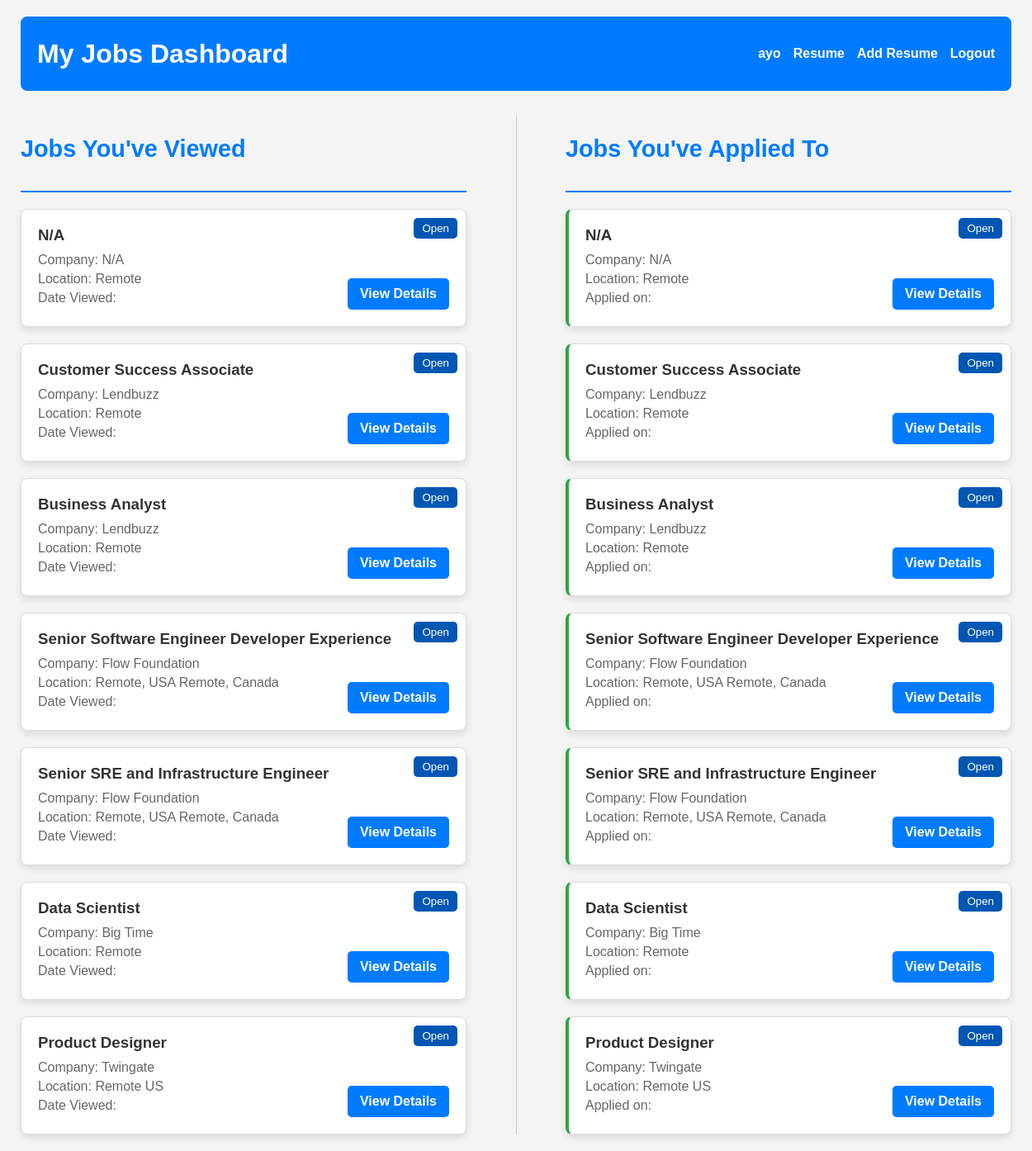
Page /jobs_dashboard/ (signed in) on the committed database.
### remote/models.py (models this page shows)
class Job(models.Model):
    title = models.CharField(max_length=100)
    description = models.TextField()
    location = models.CharField(max_length=30)
    company_name = models.CharField(max_length=100)
    created_at = models.DateTimeField(auto_now_add=True)
    recruiter = models.ForeignKey(Profile, on_delete=models.CASCADE)
    category = models.ForeignKey(Category, on_delete=models.CASCADE, default=1)
    featured = models.BooleanField(default=False)
    views_count = models.IntegerField(default=0)
    viewed_date = models.DateTimeField(auto_now=True)
    apply_url = models.URLField(max_length=255, blank=True, null=True)
    status = models.CharField(
        max_length=10,
        choices=[('open', 'Open'), ('closed', 'Closed')],
        default='open',
    )
    def __str__(self):
        return self.title

### remote/views.py (the view)
# urls.py: path('jobs_dashboard/', views.jobs_dashboard, name='jobs_dashboard'),
@login_required
def jobs_dashboard(request):
    profile = Profile.objects.get(user=request.user)
    jobs = profile.viewed_jobs.all()
    applied_jobs = profile.applied_jobs.all()
    print(jobs)
    print(applied_jobs)
    context = {
        'profile': profile,
        'jobs': jobs,
        'applied_jobs': applied_jobs
    }
    return render(request, 'jobs.html', context)

### remote/templates/jobs.html (shortened to what this page needs)
<!DOCTYPE html>
<html lang="en">
<head>
    {% load static %}
    <link rel="stylesheet" href="{% static 'css/job.css' %}">
</head>
<body>
    <div class="dashboard-container">
        <header class="dashboard-header">
            <h1>My Jobs Dashboard</h1>
            <nav>
                <ul>
                    <li><a href="{% url 'get_profile' profile.id %}">{{user.username}}</a></li>
                    <li><a href="#" class="view-cv-btn">Resume</a></li>
                    <li><a href="#" class="add-cv-btn">Add Resume</a></li>
                    <li><a href="/logout/">Logout</a></li>
                </ul>
            </nav>
        </header>
        <div class="jobs-grid-container">
            <section class="job-section">
                <div class="section-header">
                    <h2>Jobs You've Viewed</h2>
                </div>
                <div class="job-list" id="viewed-jobs">
                    {% for job in jobs %}
                    <div class="job-card">
                        <button class="status-btn {{ job.status }}" style="float: right;">
                            {{ job.get_status_display }}
                        </button>
                        <h3>{{ job.title }}</h3>
                        <p>Company: {{ job.company_name }}</p>
                        <p>Location: {{ job.location }}</p>
                        <p>Date Viewed: {{ job.jobview_set.first.viewed_at|date:"F j, Y" }}</p>
                        <a href="{% url 'job_details' job.id %}">
                            <button class="details-btn">View Details</button>
                        </a>
                    </div>
                    {% empty %}
                    <p>You haven't viewed any jobs yet.</p>
                    {% endfor %}
                </div>
            </section>
            <section class="job-section">
                <div class="section-header">
                    <h2>Jobs You've Applied To</h2>
                </div>
                <div class="job-list" id="applied-jobs">
                    {% for job in applied_jobs %}
                    <div class="job-card applied">
                        <button class="status-btn {{ job.status }}" style="float: right;">
                            {{ job.get_status_display }}
                        </button>
                        <h3>{{ job.title }}</h3>
                        <p>Company: {{ job.company_name }}</p>
                        <p>Location: {{ job.location }}</p>
                        <p>Applied on: {{ job.jobview_set.first.viewed_at|date:"F j, Y" }}</p>
                        <a href="{% url 'job_details' job.id %}">
                            <button class="details-btn">View Details</button>
                        </a>
                    </div>
                    {% empty %}
                    <p>You haven't applied to any jobs yet.</p>
                    {% endfor %}
                </div>
            </section>
        </div>
    </div>
</body>

### remote/static/css/job.css (style rules this page uses)
body { font-family: 'Arial', sans-serif; background-color: #f4f4f4; margin: 0; padding: 0; color: #333; }
.dashboard-container { width: 100%; max-width: 1200px; margin: 0 auto; padding: 20px; }
.dashboard-header { display: flex; justify-content: space-between; align-items: center; background-color: #007bff; color: white; padding: 20px; border-radius: 8px; }
.dashboard-header h1 { margin: 0; }
.dashboard-header nav ul { list-style: none; display: flex; gap: 15px; }
.dashboard-header nav ul li { display: inline; }
.dashboard-header nav ul li a { color: white; text-decoration: none; font-weight: bold; }
.jobs-grid-container { display: flex; justify-content: space-between; margin-top: 30px; }
.job-section { width: 45%; }
.section-header { border-bottom: 2px solid #007bff; padding-bottom: 10px; margin-bottom: 20px; }
.section-header h2 { font-size: 1.8em; color: #007bff; }
.job-list { display: flex; flex-direction: column; gap: 20px; }
.job-card { background-color: #fff; border: 1px solid #ddd; border-radius: 8px; padding: 20px; box-shadow: 0 4px 8px rgba(0, 0, 0, 0.1); transition: all 0.3s ease-in-out; position: relative; }
.job-card h3 { color: #333; margin: 0 0 10px 0; }
.job-card p { margin: 5px 0; color: #666; }
.job-card.applied { border-left: 4px solid #28a745; }
.details-btn { display: inline-block; background-color: #007bff; color: white; border: none; border-radius: 5px; padding: 10px 15px; text-align: center; font-size: 1rem; font-weight: bold; cursor: pointer; transition: background-color 0.3s ease-in-out; position: absolute; bottom: 20px; right: 20px; }
.status-btn { position: absolute; top: 10px; right: 10px; padding: 5px 10px; border: none; border-radius: 5px; color: white; cursor: pointer; }
.status-btn.open { background-color: #0056b3; }
.details-btn { background-color: #007bff; color: white; border: none; padding: 10px 15px; border-radius: 5px; cursor: pointer; text-align: center; text-decoration: none; }

### remote/templates/jobs.html (style rules this page uses)
.status-btn { position: absolute; top: 10px; right: 10px; padding: 5px 10px; border: none; border-radius: 5px; color: white; cursor: pointer; }
.status-btn.open { background-color: #0056b3; }

### rows in the picture
Job: status "Open", title "N/A", company_name "N/A", location "Remote"
Job: status "Open", title "Customer Success Associate", company_name "Lendbuzz", location "Remote"
Job: status "Open", title "Business Analyst", company_name "Lendbuzz", location "Remote"
Job: status "Open", title "Senior Software Engineer Developer Experience", company_name "Flow Foundation", location "Remote, USA Remote, Canada"
Job: status "Open", title "Senior SRE and Infrastructure Engineer", company_name "Flow Foundation", location "Remote, USA Remote, Canada"
Job: status "Open", title "Data Scientist", company_name "Big Time", location "Remote"
Job: status "Open", title "Product Designer", company_name "Twingate", location "Remote US"

### other values in the picture
{{ user.username }} "ayo"
